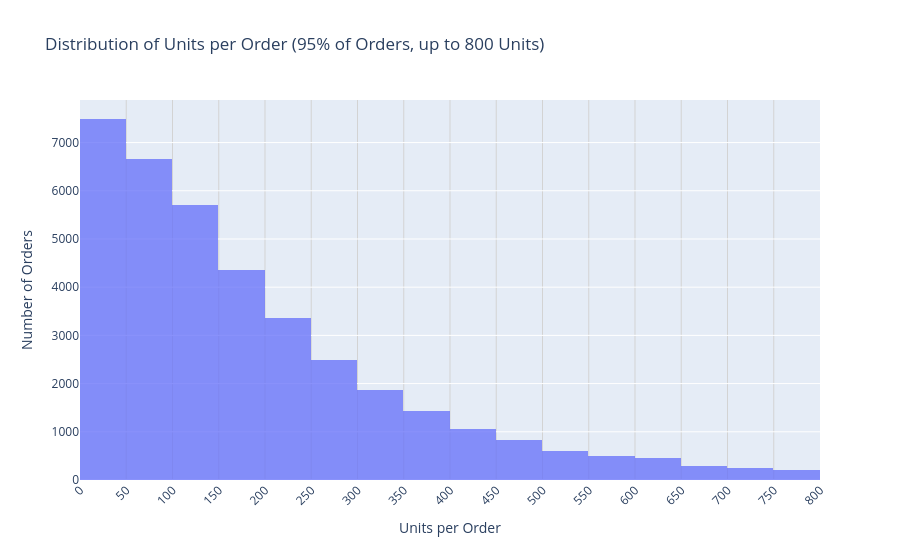

This figure's notebook cell:
### Markdown cell above
### _Order Size Distribution_ ###   
orderSize_dist_fig _'Distribution of Units per Order (95% of Orders, up to 800 units)'_

### Code cell
units_per_order = cln_sales.groupby('Invoice')['Quantity'].sum().reset_index()
qty = units_per_order['Quantity']

# Display settings: cap is roughly the 95th percentile
cap = 800
bin_size = 50
n_excluded = (qty > cap).sum()
excluded_pct = n_excluded / len(qty) * 100

print(f"Median: {qty.median():,.0f} units | Mean: {qty.mean():,.0f} | 95th percentile: {qty.quantile(0.95):,.0f}")
print(f"{excluded_pct:.1f}% of orders ({n_excluded:,}) exceed {cap} units and fall outside "
      f"the displayed range (largest order: {qty.max():,} units)")

# Figure
orderSize_dist_fig = px.histogram(
    units_per_order, x='Quantity', opacity=0.75,
    title=f'Distribution of Units per Order ({100 - excluded_pct:.0f}% of Orders, up to {cap} Units)'
)
orderSize_dist_fig.update_traces(xbins=dict(size=bin_size))
orderSize_dist_fig.update_xaxes(title='Units per Order', range=[0, cap], dtick=bin_size,
                                tickangle=-45, showgrid=True, gridcolor='lightgray')
orderSize_dist_fig.update_yaxes(title='Number of Orders')
orderSize_dist_fig.show()

### Figure 1 — Plotly figure (JSON) as saved in the notebook; plotly's stock layout.template omitted (floating-point values rounded to 4 significant figures; data arrays with more than 128 entries replaced by an {"elided": "..."} marker saying what was removed)
{"data": [{"bingroup": "x", "hovertemplate": "Quantity=%{x}<br>count=%{y}<extra></extra>", "legendgroup": "", "marker": {"color": "#636efa", "opacity": 0.75, "pattern": {"shape": ""}}, "name": "", "orientation": "v", "showlegend": false, "type": "histogram", "x": {"elided": "39513 int values"}, "xaxis": "x", "xbins": {"size": 50}, "yaxis": "y"}], "layout": {"barmode": "relative", "legend": {"tracegroupgap": 0}, "title": {"text": "Distribution of Units per Order (95% of Orders, up to 800 Units)"}, "xaxis": {"anchor": "y", "domain": [0, 1], "dtick": 50, "gridcolor": "lightgray", "range": [0, 800], "showgrid": true, "tickangle": -45, "title": {"text": "Units per Order"}}, "yaxis": {"anchor": "x", "domain": [0, 1], "title": {"text": "Number of Orders"}}}}
